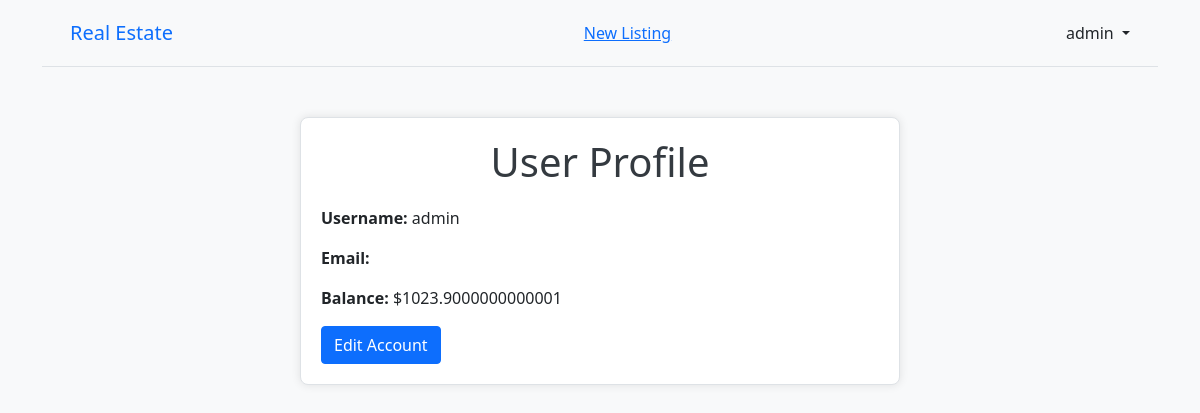
Page /users/profile/ (signed in) on the earlier database version.
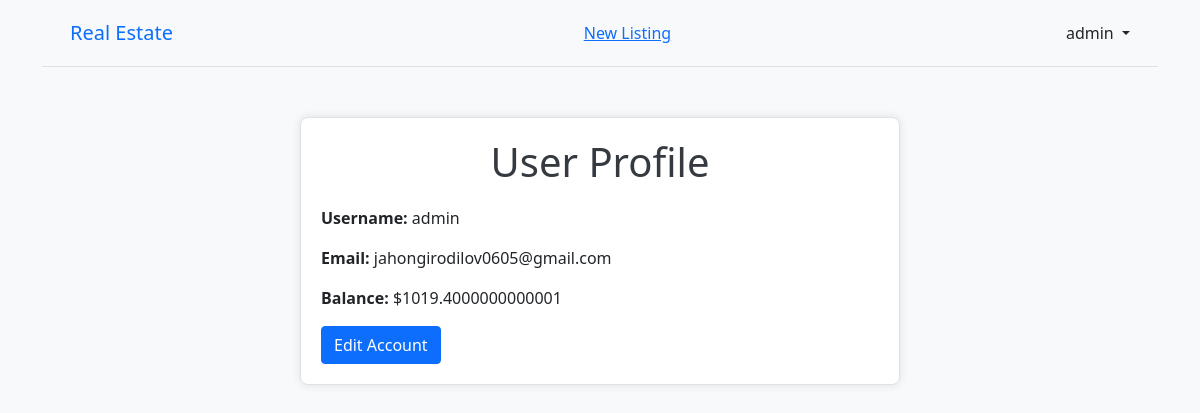
Same page on the later database version.
### users/models.py (models this page shows)
class CustomUser(AbstractUser):
    balance = models.FloatField(default=1000.0)

### users/views.py (the view)
# urls.py: path("profile/", profile, name="profile"),
def profile(request):
    user = request.user
    context ={
        'user': user
    }
    return render(request, 'profile.html', context)

### templates/profile.html (shortened to what this page needs)
{% extends 'base.html' %}
{% block content %}
<div class="profile-container">
    <h1>User Profile</h1>
    <div class="user-info">
        <p><strong>Username:</strong> {{ user.username }}</p>
        <p><strong>Email:</strong> {{ user.email }}</p>
        <p><strong>Balance:</strong> ${{ user.balance }}</p>
    </div>
    <a href="{% url 'edit_account' %}" class="btn btn-primary">Edit Account</a>
</div>
{% endblock content %}

### templates/base.html (shortened to what this page needs)
<!DOCTYPE html>
<html lang="en">
<head>
    <link href="https://cdn.jsdelivr.net/npm/bootstrap@5.1.3/dist/css/bootstrap.min.css" rel="stylesheet">
</head>
<body>
    <div class="container">
        <header class="p-3 mb-3 border-bottom">
            <div class="container">
                <div class="d-flex flex-wrap align-items-center justify-content-between">
                    <a class="navbar-brand mb-0 h1" href="{% url 'home' %}">Real Estate</a>
                    <div class="text-center">
                        <ul class="nav">
                            {% if user.is_authenticated %}
                                <li><a href="{% url 'new_listing' %}">New Listing</a></li>
                            {% endif %}
                        </ul>
                    </div>
                    <div class="text-end">
                        {% if user.is_authenticated %}
                            <div class="dropdown">
                                <a href="#" class="link-dark text-decoration-none dropdown-toggle" id="dropdownUser1" data-bs-toggle="dropdown" aria-expanded="false">
                                    {{ user.username }}
                                </a>
                            </div>
                        {% else %}
                            <a href="{% url 'login' %}" class="btn btn-outline-primary me-2">Log In</a>
                            <a href="{% url 'signup' %}" class="btn btn-primary">Sign Up</a>
                        {% endif %}
                    </div>
                </div>
            </div>
        </header>
        <main>
            {% block content %}
            {% endblock content %}
        </main>
    </div>
</body>
</html>

Differences in the rows shown:
changed CustomUser "admin": email (not shown) → "jahongirodilov0605@gmail.com"; balance "1023.9000000000001" → "1019.4000000000001"
